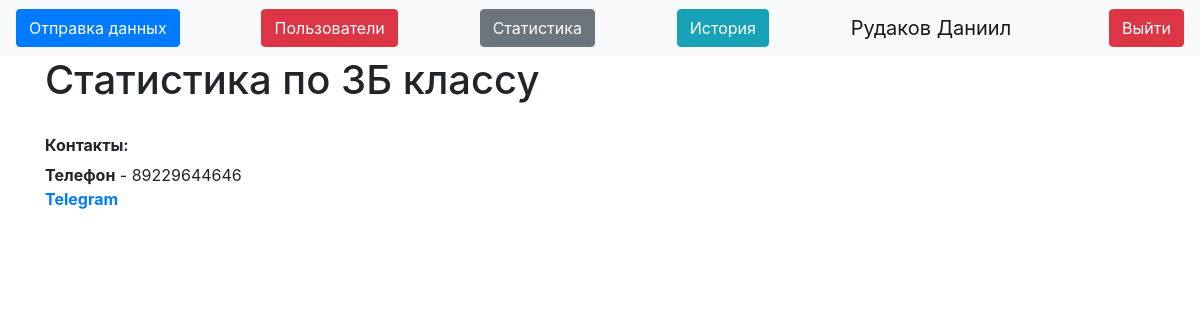
/stats3b (signed in), run on an earlier commit of the app's database.
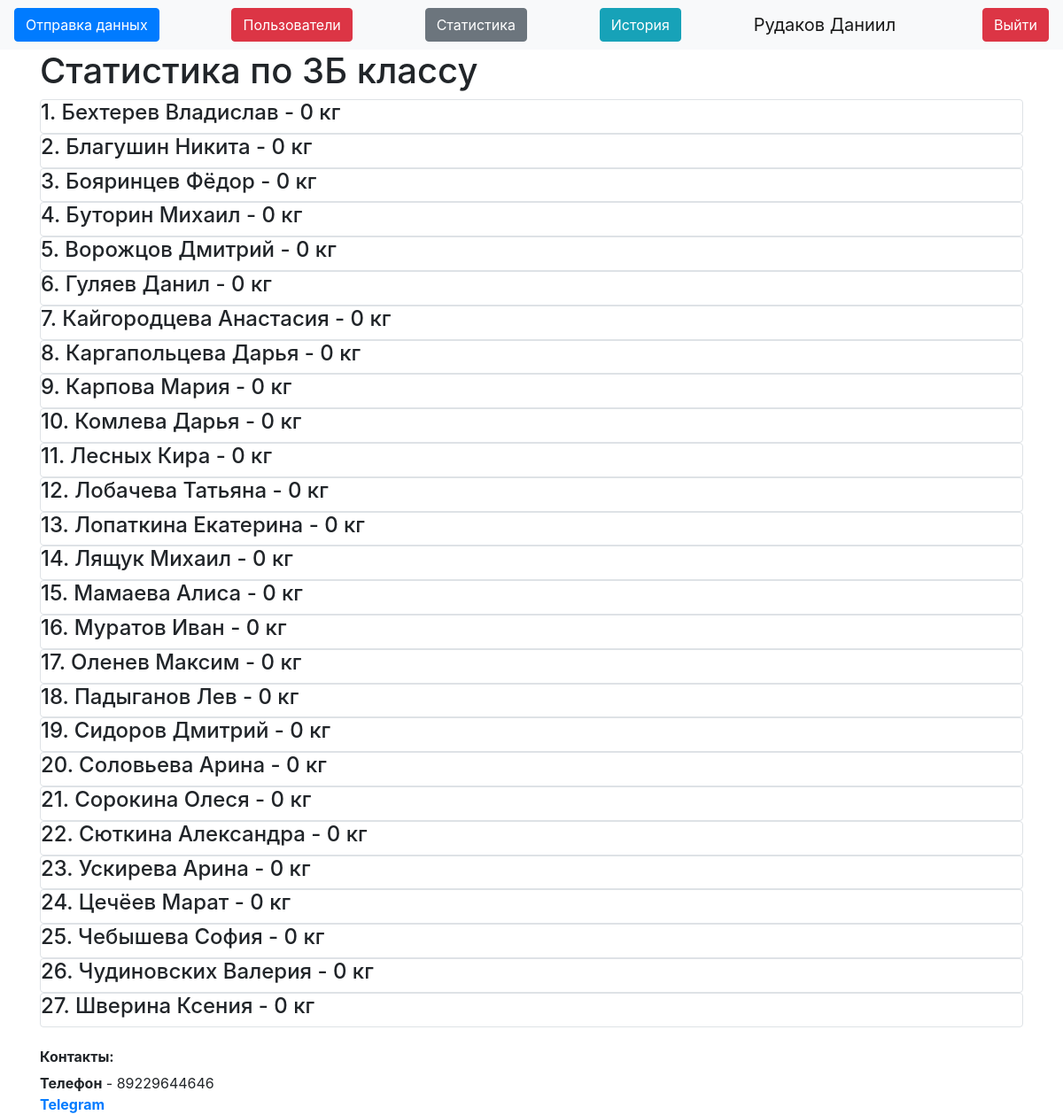
And on a later commit of the database.
### data/Pupils.py (models this page shows)
class Pupils(SqlAlchemyBase):
    __tablename__ = 'Pupils'
    id = sqlalchemy.Column(sqlalchemy.Integer, autoincrement=True, primary_key=True) # ID ученика
    name = sqlalchemy.Column(sqlalchemy.String) # Имя и фамилия ученика
    value = sqlalchemy.Column(sqlalchemy.Integer, default=0) # Кол-во сданных килограммов
    grade = sqlalchemy.Column(sqlalchemy.String) # Класс
    kilo = orm.relationship("Kilograms", back_populates="pupil") # Связь в таблицей БД, которая хранит килограммы

### server.py (the view)
@app.route("/stats3b")
@login_required
def stats3b():
    db_sess = db_session.create_session()
    pupils = db_sess.query(Pupils).filter(Pupils.grade == "3Б").all()
    db_sess.close()
    return render_template("stats_grade.html", db=pupils, grade="3Б", title="3Б статистика")

### data/db_session.py (called while the page is built)
def create_session() -> Session:
    global __factory
    return __factory()

### server.py (called while the page is built)
@login_manager.user_loader # Декоратор для авторизации пользователей
def load_user(user_id):
    db_sess = db_session.create_session()
    user_id = db_sess.query(User).get(user_id)
    db_sess.close()
    return user_id

### templates/stats_grade.html
{% extends "base.html" %}
{% block content %}
{% if current_user.is_admin %}
<h1>Статистика по {{grade}} классу</h1>
{% for item in db%}
<div class="col-md6 border rounded">
    <h4>{{item.name}} - {{item.value}} кг</h4>
</div>
{% endfor %}
{% endif %}
{% endblock %}

What changed in the data, as far as the page shows it:
added Pupils: name "1. Бехтерев Владислав", value "0"
added Pupils: name "2. Благушин Никита", value "0"
added Pupils: name "3. Бояринцев Фёдор", value "0"
added Pupils: name "4. Буторин Михаил", value "0"
added Pupils: name "5. Ворожцов Дмитрий", value "0"
added Pupils: name "6. Гуляев Данил", value "0"
added Pupils: name "7. Кайгородцева Анастасия", value "0"
added Pupils: name "8. Каргапольцева Дарья", value "0"
added Pupils: name "9. Карпова Мария", value "0"
added Pupils: name "10. Комлева Дарья", value "0"
added Pupils: name "11. Лесных Кира", value "0"
added Pupils: name "12. Лобачева Татьяна", value "0"
added Pupils: name "13. Лопаткина Екатерина", value "0"
added Pupils: name "14. Лящук Михаил", value "0"
added Pupils: name "15. Мамаева Алиса", value "0"
added Pupils: name "16. Муратов Иван", value "0"
added Pupils: name "17. Оленев Максим", value "0"
added Pupils: name "18. Падыганов Лев", value "0"
added Pupils: name "19. Сидоров Дмитрий", value "0"
added Pupils: name "20. Соловьева Арина", value "0"
added Pupils: name "21. Сорокина Олеся", value "0"
added Pupils: name "22. Сюткина Александра", value "0"
added Pupils: name "23. Ускирева Арина", value "0"
added Pupils: name "24. Цечёев Марат", value "0"
added Pupils: name "25. Чебышева София", value "0"
added Pupils: name "26. Чудиновских Валерия", value "0"
added Pupils: name "27. Шверина Ксения", value "0"
